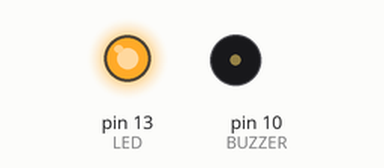
Simulated run of this sketch. Board: Arduino Uno, built with avr-gcc and run on an emulated ATmega328P. On the bench: output pins drawn as LEDs (lit = HIGH), buzzer (waves = sounding, pin HIGH).

Above: at 1.1 s.
At 3.2 s:
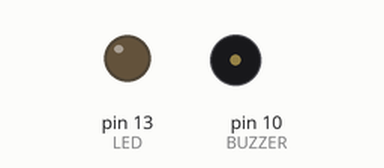
Timing chart, 0 to 5.5 s (numbered marks = the images above):
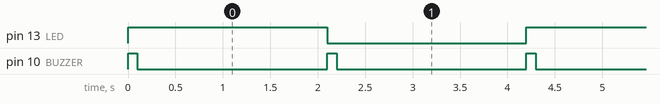

Measured:
- by itself, pin 13 (LED): alternates HIGH for 2.1 s and LOW for 2.1 s
- by itself, pin 10 (BUZZER): alternates HIGH for 0.10 s and LOW for 2.0 s
- by itself, everything shown: repeats every 4.2 s, in 4 steps

The sketch:

1_1.ino
```cpp
//상수변수 선언 자바의 final
const int LED = 13; //전역변수
const int HIGH_VAL = 1;
const int LOW_VAL = 0;

// 부저, 상수변수 선언 2번째 방법 (-)#ㅇ= java, c, c++
// (-) 필요할 때마다 핀 할당, 여러개 : 회로라고 함
#define BUZZER 10
// 장치에 대한 환경 설정
void setup() {
  // 아두이노 핀맵 참조
  // 13번핀 출력방향 설정
  pinMode(LED, OUTPUT);
  pinMode(BUZZER, OUTPUT);
}

// main() 숨겨져 있음
// 동작하는 루틴 적용.
void loop() {
  //13번핀 디지털 신호 high
  digitalWrite(13, HIGH_VAL);
  buzStart();
  delay(2000);

  //13번핀 디지털 신호 low
  digitalWrite(13, LOW_VAL);
  buzStart();
  delay(2000);
}

void buzStart(){
  digitalWrite(BUZZER, HIGH);
  delay(100);
  digitalWrite(BUZZER, LOW);
}
// (-) 오류시 붉은 불
```
